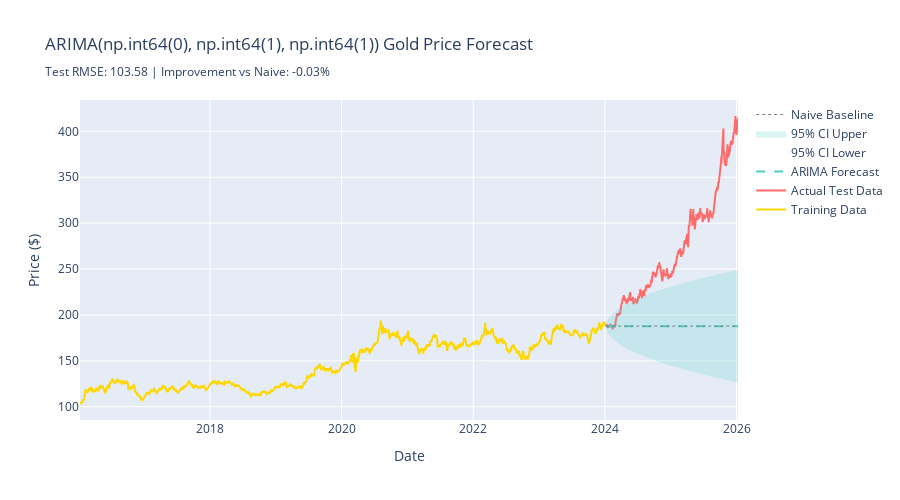

The notebook cell this image was saved under:
### Code cell
# Forecast visualization
fig = go.Figure()

# Historical data
fig.add_trace(go.Scatter(
    x=train_data['Date'], y=train_data['Price'],
    mode='lines', name='Training Data',
    line=dict(color='#FFD700', width=2)
))

# Test data
fig.add_trace(go.Scatter(
    x=test_data['Date'], y=test_data['Price'],
    mode='lines', name='Actual Test Data',
    line=dict(color='#FF6B6B', width=2)
))

# Forecast
fig.add_trace(go.Scatter(
    x=test_data['Date'], y=forecast_mean,
    mode='lines', name='ARIMA Forecast',
    line=dict(color='#4ECDC4', width=2, dash='dash')
))

# Confidence intervals
fig.add_trace(go.Scatter(
    x=test_data['Date'],
    y=forecast_ci.iloc[:, 0],
    fill=None,
    mode='lines',
    line_color='rgba(0,0,0,0)',
    name='95% CI Lower'
))

fig.add_trace(go.Scatter(
    x=test_data['Date'],
    y=forecast_ci.iloc[:, 1],
    fill='tonexty',
    mode='lines',
    line_color='rgba(0,0,0,0)',
    name='95% CI Upper',
    fillcolor='rgba(68, 205, 196, 0.2)'
))

# Naive forecast
fig.add_trace(go.Scatter(
    x=test_data['Date'], y=naive_forecast,
    mode='lines', name='Naive Baseline',
    line=dict(color='gray', width=1, dash='dot')
))

fig.update_layout(
    title=f"ARIMA{optimal_config} Gold Price Forecast<br><sub>Test RMSE: {rmse:.2f} | Improvement vs Naive: {improvement:+.2f}%</sub>",
    xaxis_title="Date",
    yaxis_title="Price ($)",
    hovermode='x unified',
    height=500
)
fig.show()

### Figure 1 — Plotly figure (JSON) as saved in the notebook; plotly's stock layout.template omitted (floating-point values rounded to 4 significant figures; data arrays with more than 128 entries replaced by an {"elided": "..."} marker saying what was removed)
{"data": [{"line": {"color": "#FFD700", "width": 2}, "mode": "lines", "name": "Training Data", "type": "scatter", "x": {"elided": "2012 str values"}, "y": {"elided": "2012 float values"}}, {"line": {"color": "#FF6B6B", "width": 2}, "mode": "lines", "name": "Actual Test Data", "type": "scatter", "x": {"elided": "503 str values"}, "y": {"elided": "503 float values"}}, {"line": {"color": "#4ECDC4", "dash": "dash", "width": 2}, "mode": "lines", "name": "ARIMA Forecast", "type": "scatter", "x": {"elided": "503 str values"}, "y": {"elided": "503 float values"}}, {"line": {"color": "rgba(0,0,0,0)"}, "mode": "lines", "name": "95% CI Lower", "type": "scatter", "x": {"elided": "503 str values"}, "y": {"elided": "503 float values"}}, {"fill": "tonexty", "fillcolor": "rgba(68, 205, 196, 0.2)", "line": {"color": "rgba(0,0,0,0)"}, "mode": "lines", "name": "95% CI Upper", "type": "scatter", "x": {"elided": "503 str values"}, "y": {"elided": "503 float values"}}, {"line": {"color": "gray", "dash": "dot", "width": 1}, "mode": "lines", "name": "Naive Baseline", "type": "scatter", "x": {"elided": "503 str values"}, "y": {"elided": "503 float values"}}], "layout": {"height": 500, "hovermode": "x unified", "title": {"text": "ARIMA(np.int64(0), np.int64(1), np.int64(1)) Gold Price Forecast<br><sub>Test RMSE: 103.58 | Improvement vs Naive: -0.03%</sub>"}, "xaxis": {"title": {"text": "Date"}}, "yaxis": {"title": {"text": "Price ($)"}}}}
